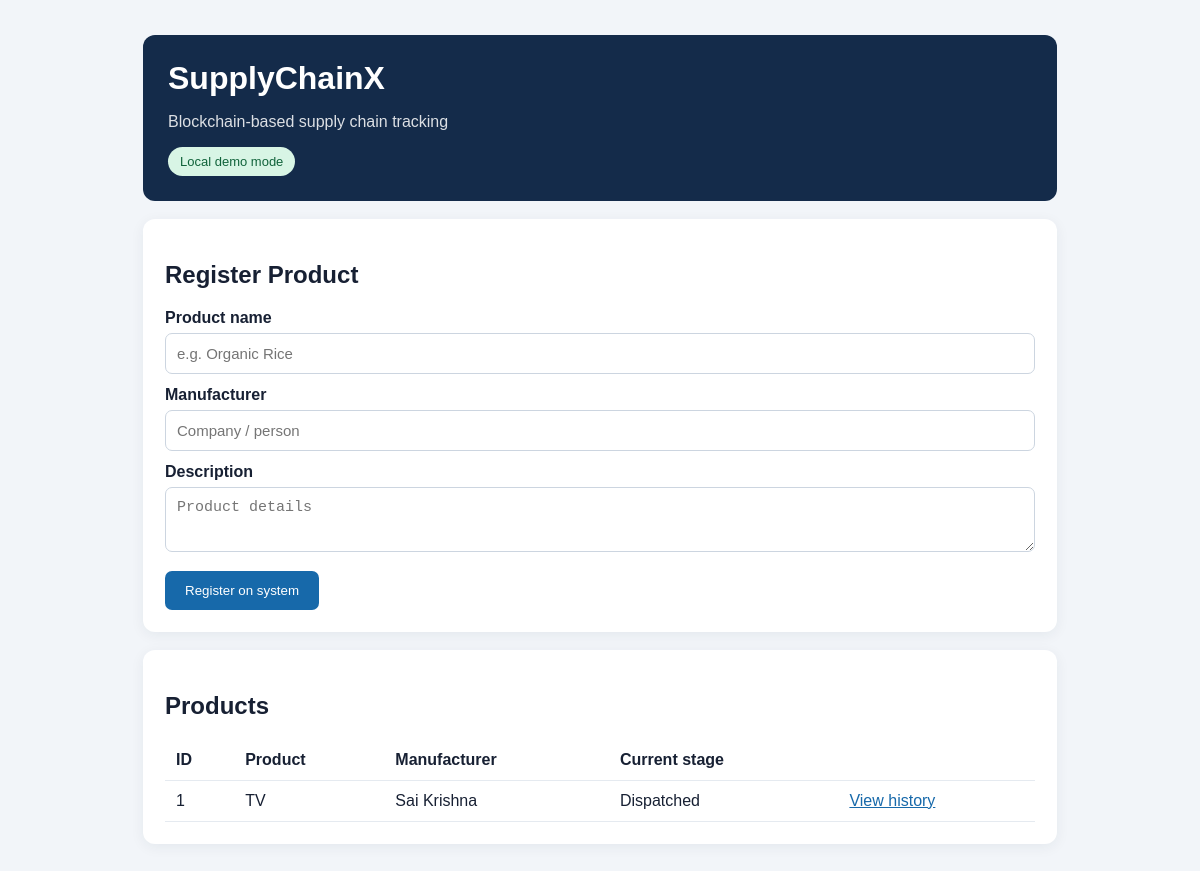
The page / on the database its author committed.
### tables this page shows
CREATE TABLE products (
            id INTEGER PRIMARY KEY AUTOINCREMENT, name TEXT NOT NULL,
            manufacturer TEXT NOT NULL, description TEXT, current_stage TEXT,
            created_at TEXT, tx_hash TEXT);

### app.py (the view)
@app.route("/")
def index():
    with db() as con:
        products = con.execute("SELECT * FROM products ORDER BY id DESC").fetchall()
    return render_template("index.html", products=products, connected=bool(w3 and w3.is_connected()))

### app.py (called while the page is built)
def db():
    conn = sqlite3.connect(DB)
    conn.row_factory = sqlite3.Row
    return conn

### templates/index.html (shortened to what this page needs)
<!doctype html><html><head><title>SupplyChainX</title><link rel="stylesheet" href="{{ url_for('static', filename='style.css') }}"></head>
<body><main><header><h1>SupplyChainX</h1><p>Blockchain-based supply chain tracking</p><span class="badge">{% if connected %}Ganache connected{% else %}Local demo mode{% endif %}</span></header>
<section class="card"><h2>Register Product</h2><form method="post" action="/add">
<label>Product name</label><input name="name" required placeholder="e.g. Organic Rice">
<label>Manufacturer</label><input name="manufacturer" required placeholder="Company / person">
<label>Description</label><textarea name="description" placeholder="Product details"></textarea><button>Register on system</button></form></section>
<section class="card"><h2>Products</h2>{% if products %}<table><tr><th>ID</th><th>Product</th><th>Manufacturer</th><th>Current stage</th><th></th></tr>
{% for p in products %}<tr><td>{{p.id}}</td><td>{{p.name}}</td><td>{{p.manufacturer}}</td><td>{{p.current_stage}}</td><td><a href="/track/{{p.id}}">View history</a></td></tr>{% endfor %}</table>{% else %}<p>No products registered yet.</p>{% endif %}</section>
</main></body></html>

### static/style.css (style rules this page uses)
* { box-sizing:border-box }
body { margin:0;background:#f2f5f9;color:#172033;font:16px Arial,sans-serif }
main { max-width:950px;margin:35px auto;padding:0 18px }
header { background:#142b4a;color:white;padding:25px;border-radius:12px;margin:18px 0 }
h1 { margin:0 0 8px }
header p { opacity:.85 }
.badge { display:inline-block;background:#d8f5e5;color:#11633b;padding:7px 12px;border-radius:20px;font-size:13px }
.card { background:white;padding:22px;margin:18px 0;border-radius:12px;box-shadow:0 3px 14px #162b4510 }
label { display:block;margin:12px 0 6px;font-weight:bold }
input,textarea,select { width:100%;padding:11px;border:1px solid #ccd5e0;border-radius:7px;font-size:15px }
textarea { min-height:65px }
button { margin-top:15px;background:#1769aa;color:white;border:0;padding:12px 20px;border-radius:7px;cursor:pointer }
table { width:100%;border-collapse:collapse }
td,th { text-align:left;padding:11px;border-bottom:1px solid #e5eaf0 }
a { color:#1769aa }

### rows shown on the page
products: id "1", name "TV", manufacturer "Sai Krishna", current_stage "Dispatched"
